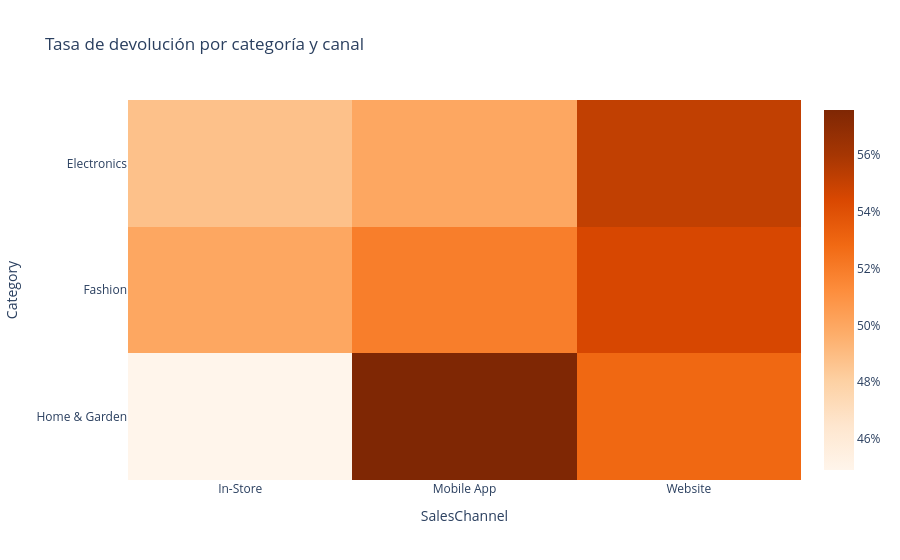

Source (notebook cell):
### Code cell
# ¿Dónde se concentra visualmente el riesgo de devolución por categoría y canal?

return_matrix = return_risk.pivot(
    index="Category", columns="SalesChannel", values="return_rate"
)
fig = px.imshow(
    return_matrix,
    color_continuous_scale="Oranges",
    aspect="auto",
    title="Tasa de devolución por categoría y canal",
)
fig.update_layout(template="plotly_white", coloraxis_colorbar_tickformat=".0%")
fig.show()

### Figure 1 — Plotly figure (JSON) as saved in the notebook; plotly's stock layout.template omitted (floating-point values rounded to 4 significant figures)
{"data": [{"coloraxis": "coloraxis", "hovertemplate": "SalesChannel: %{x}<br>Category: %{y}<br>color: %{z}<extra></extra>", "name": "0", "type": "heatmap", "x": ["In-Store", "Mobile App", "Website"], "xaxis": "x", "y": ["Electronics", "Fashion", "Home & Garden"], "yaxis": "y", "z": [[0.4876, 0.5, 0.5514], [0.5, 0.5191, 0.5446], [0.4492, 0.5758, 0.5288]]}], "layout": {"coloraxis": {"colorbar": {"tickformat": ".0%"}, "colorscale": [[0, "rgb(255,245,235)"], [0.125, "rgb(254,230,206)"], [0.25, "rgb(253,208,162)"], [0.375, "rgb(253,174,107)"], [0.5, "rgb(253,141,60)"], [0.625, "rgb(241,105,19)"], [0.75, "rgb(217,72,1)"], [0.875, "rgb(166,54,3)"], [1, "rgb(127,39,4)"]]}, "title": {"text": "Tasa de devolución por categoría y canal"}, "xaxis": {"anchor": "y", "domain": [0, 1], "title": {"text": "SalesChannel"}}, "yaxis": {"anchor": "x", "autorange": "reversed", "domain": [0, 1], "title": {"text": "Category"}}}}
